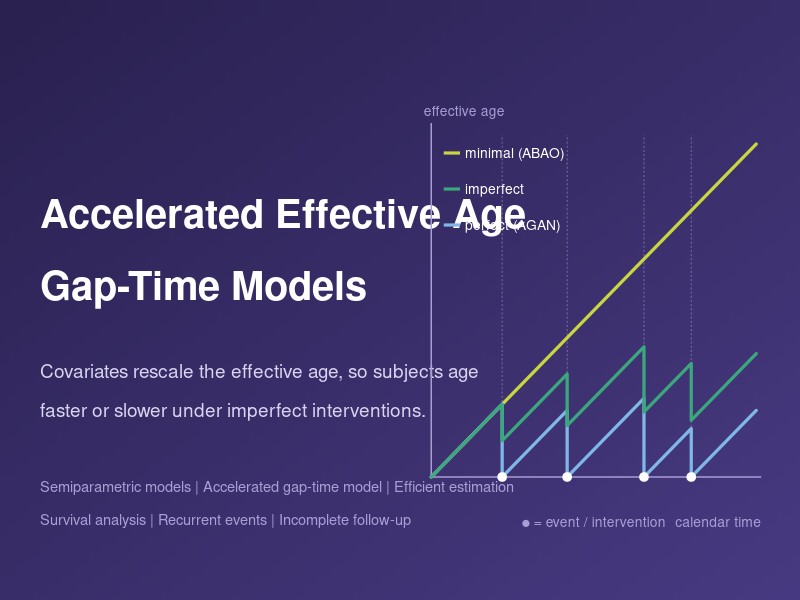

Recreate this plot in R.
## 1.Docs/make_header.R -- draws 1.Docs/header.png (README banner)
## Run from RStudio with any working directory: the script finds its own folder.
local({
  f <- sub("^--file=", "", grep("^--file=", commandArgs(FALSE), value = TRUE))
  if (length(f)) {
    setwd(dirname(normalizePath(f[1])))
  } else if (requireNamespace("rstudioapi", quietly = TRUE) && rstudioapi::isAvailable()) {
    setwd(dirname(rstudioapi::getSourceEditorContext()$path))
  }
})
suppressPackageStartupMessages(library(ggplot2))

## ---- effective age under three intervention mechanisms ----------------------
## events at calendar times 1.2, 2.3, 3.6, 4.4 on [0, 5.5]
## minimal (ABAO): age = s; perfect (AGAN): age resets to 0;
## imperfect: each intervention halves the age accumulated so far
age_path <- function(kind, ev = c(1.2, 2.3, 3.6, 4.4), smax = 5.5) {
  bounds <- c(0, ev, smax); a0 <- 0; out <- NULL
  for (k in seq_len(length(bounds) - 1)) {
    s <- seq(bounds[k], bounds[k + 1], length.out = 50)
    a <- switch(kind,
                abao = s,
                agan = s - bounds[k],
                imp  = a0 + (s - bounds[k]))
    out <- rbind(out, data.frame(s = s, a = a, kind = kind))
    end <- a[length(a)]
    a0  <- switch(kind, abao = end, agan = 0, imp = 0.5 * end)
  }
  out
}
ev <- c(1.2, 2.3, 3.6, 4.4)
paths <- rbind(age_path("abao"), age_path("imp"), age_path("agan"))

## canvas: x in [0, 32], y in [0, 10]; plot panel on the right
x0 <- 17.25; x1 <- 30.25; yb <- 2.05; ytop <- 7.6
X <- function(s) x0 + (x1 - x0) * s / 5.5
Y <- function(a) yb + (ytop - yb) * a / 5.5
paths$x <- X(paths$s); paths$y <- Y(paths$a)

cols <- c(abao = "#C9D63E", imp = "#3AA87C", agan = "#7FB8E6")
grid_col <- "#A99FD6"

## diagonal background gradient
pal <- colorRampPalette(c("#2A2150", "#483A82"))(256)
nr <- 60; nc <- 200
v  <- outer(seq(0, 1, length.out = nr), seq(0, 1, length.out = nc), function(r, c) (r + c) / 2)
bg <- matrix(pal[1 + round(v * 255)], nr, nc)

leg <- data.frame(kind  = c("abao", "imp", "agan"),
                  label = c("minimal (ABAO)", "imperfect", "perfect (AGAN)"),
                  y     = c(7.45, 6.85, 6.25))

g <- ggplot() +
  annotation_raster(bg, xmin = -Inf, xmax = Inf, ymin = -Inf, ymax = Inf, interpolate = TRUE) +
  ## left: title, tagline, keywords
  annotate("text", x = 1.6, y = 6.2, label = "Accelerated Effective Age", hjust = 0, vjust = 0,
           colour = "white", size = 10.1, fontface = "bold", family = "sans") +
  annotate("text", x = 1.6, y = 5.0, label = "Gap-Time Models", hjust = 0, vjust = 0,
           colour = "white", size = 10.1, fontface = "bold", family = "sans") +
  annotate("text", x = 1.6, y = 3.7, hjust = 0, vjust = 0, colour = "#D9D4F0", size = 4.8,
           label = "Covariates rescale the effective age, so subjects age") +
  annotate("text", x = 1.6, y = 3.05, hjust = 0, vjust = 0, colour = "#D9D4F0", size = 4.8,
           label = "faster or slower under imperfect interventions.") +
  annotate("text", x = 1.6, y = 1.8, hjust = 0, vjust = 0, colour = grid_col, size = 3.7,
           label = "Semiparametric models | Accelerated gap-time model | Efficient estimation") +
  annotate("text", x = 1.6, y = 1.25, hjust = 0, vjust = 0, colour = grid_col, size = 3.7,
           label = "Survival analysis | Recurrent events | Incomplete follow-up") +
  ## right: axes, event markers, effective age paths, legend
  annotate("segment", x = x0, xend = x1 + 0.2, y = yb, yend = yb, colour = grid_col, linewidth = 0.5) +
  annotate("segment", x = x0, xend = x0, y = yb, yend = ytop + 0.35, colour = grid_col, linewidth = 0.5) +
  annotate("segment", x = X(ev), xend = X(ev), y = yb, yend = ytop + 0.15,
           colour = grid_col, linewidth = 0.3, linetype = "22", alpha = 0.6) +
  geom_path(data = paths, aes(x, y, colour = kind, group = kind), linewidth = 1.1, lineend = "round") +
  annotate("point", x = X(ev), y = yb, colour = "white", size = 2.6) +
  geom_segment(data = leg, aes(x = 17.75, xend = 18.4, y = y, yend = y, colour = kind), linewidth = 1.1) +
  geom_text(data = leg, aes(x = 18.6, y = y, label = label), hjust = 0, colour = "white", size = 3.5) +
  annotate("text", x = 16.95, y = 8.15, label = "effective age", hjust = 0, colour = grid_col, size = 3.5) +
  annotate("text", x = 30.45, y = 1.3, label = "calendar time", hjust = 1, colour = grid_col, size = 3.5) +
  annotate("text", x = 23.75, y = 1.3, label = "● = event / intervention", colour = grid_col, size = 3.5) +
  scale_colour_manual(values = cols, guide = "none") +
  coord_cartesian(xlim = c(0, 32), ylim = c(0, 10), expand = FALSE) +
  theme_void()

ggsave("header.png", g, width = 12.8, height = 4, dpi = 200)   # 2560 x 800 pixels
